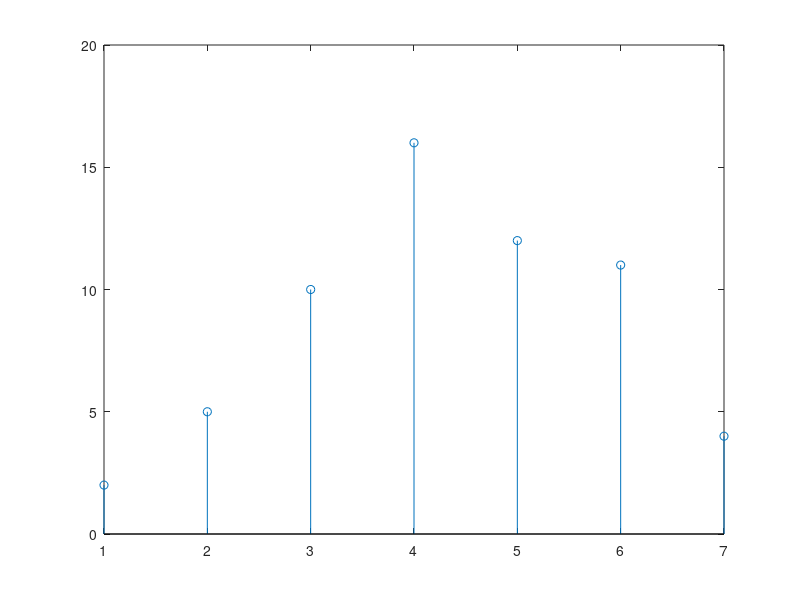
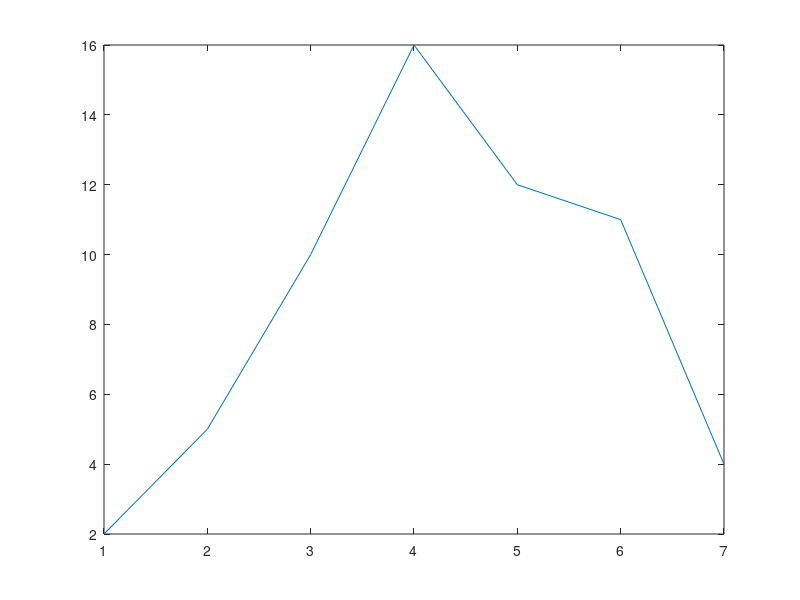

Write the MATLAB code that produced these figures, in order.
clc
clear all;
close all;

a=[2 1 2 1];       %a sequnce
b=[ 1 2 3 4];
c=conv(a,b);
disp(c);

figure(1)
stem(c);
figure(2)
plot(c);
